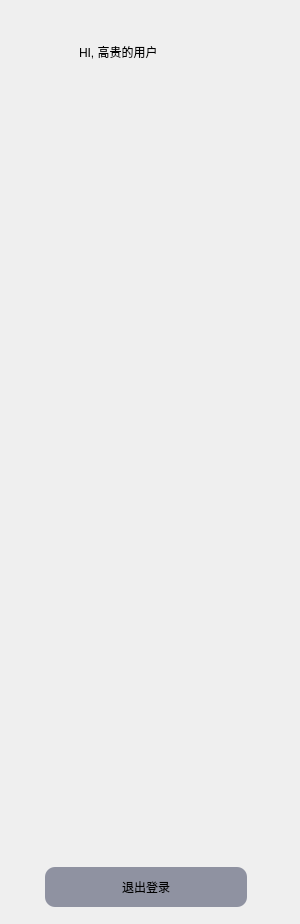
<?xml version="1.0" encoding="UTF-8"?>
<ui version="4.0">
 <class>GBSMainProfile</class>
 <widget class="QWidget" name="GBSMainProfile">
  <property name="geometry">
   <rect>
    <x>0</x>
    <y>0</y>
    <width>300</width>
    <height>924</height>
   </rect>
  </property>
  <property name="windowTitle">
   <string>Form</string>
  </property>
  <widget class="QWidget" name="widget" native="true">
   <property name="geometry">
    <rect>
     <x>-1</x>
     <y>40</y>
     <width>301</width>
     <height>48</height>
    </rect>
   </property>
   <widget class="QLabel" name="label">
    <property name="geometry">
     <rect>
      <x>80</x>
      <y>1</y>
      <width>101</width>
      <height>22</height>
     </rect>
    </property>
    <property name="text">
     <string>HI, 高贵的用户</string>
    </property>
   </widget>
   <widget class="QLabel" name="label_2">
    <property name="geometry">
     <rect>
      <x>80</x>
      <y>24</y>
      <width>211</width>
      <height>22</height>
     </rect>
    </property>
    <property name="text">
     <string/>
    </property>
   </widget>
   <widget class="QLabel" name="label_3">
    <property name="geometry">
     <rect>
      <x>20</x>
      <y>0</y>
      <width>48</width>
      <height>48</height>
     </rect>
    </property>
    <property name="text">
     <string/>
    </property>
   </widget>
  </widget>
  <widget class="QPushButton" name="pushButton_2">
   <property name="geometry">
    <rect>
     <x>45</x>
     <y>867</y>
     <width>202</width>
     <height>40</height>
    </rect>
   </property>
   <property name="styleSheet">
    <string notr="true">border-radius: 10px;
background-color: #8F92A1;

</string>
   </property>
   <property name="text">
    <string>退出登录</string>
   </property>
  </widget>
  <widget class="QWidget" name="verticalLayoutWidget">
   <property name="geometry">
    <rect>
     <x>0</x>
     <y>90</y>
     <width>301</width>
     <height>741</height>
    </rect>
   </property>
   <layout class="QVBoxLayout" name="verticalLayout"/>
  </widget>
  <widget class="QPushButton" name="pushButton">
   <property name="geometry">
    <rect>
     <x>2</x>
     <y>868</y>
     <width>40</width>
     <height>40</height>
    </rect>
   </property>
   <property name="styleSheet">
    <string notr="true">border:none;
color:transparent;</string>
   </property>
   <property name="text">
    <string/>
   </property>
  </widget>
 </widget>
 <resources/>
 <connections/>
</ui>
